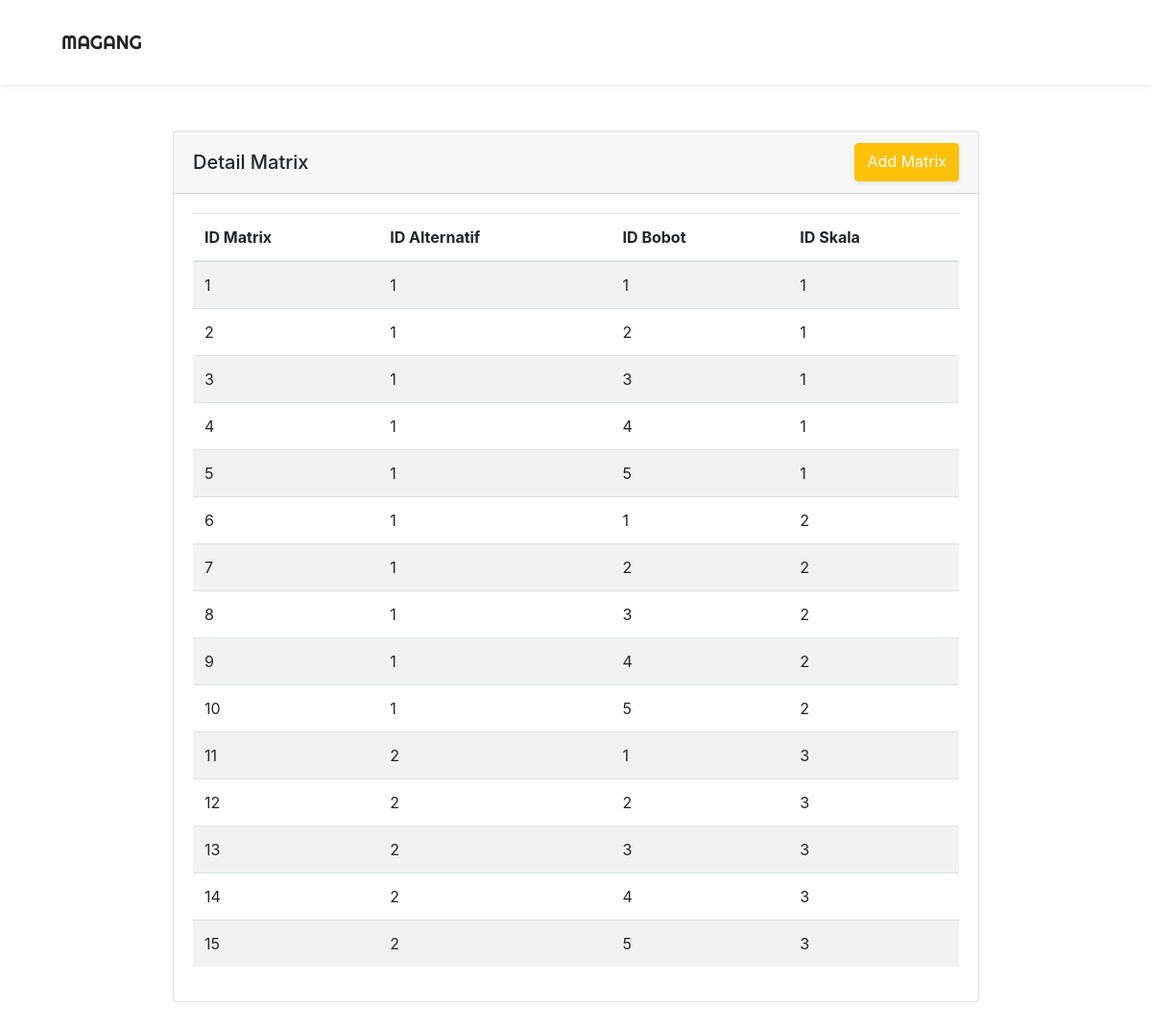
Screenshot of /views/matrix/data_matrix.php with the database file from the repository.
### tables this page shows
CREATE TABLE `tb_matrixkeputusan` (
  `id_matrix` int(11) NOT NULL,
  `id_alternatif` int(11) NOT NULL,
  `id_bobot` int(11) NOT NULL,
  `id_skala` int(11) NOT NULL
);

### views/matrix/data_matrix.php (the view, shortened to what this page needs)
<!DOCTYPE html>
<html lang="en">
<head>
    <link rel="stylesheet" href="../../assets/css/bootstrap/bootstrap.min.css">
    <link rel="stylesheet" href="../../assets/css/styles/style_read.css">
</head>
<body>
    <nav class="navbar navbar-expand-lg py-4 shadow-sm">
        <a href="../../index.php" class="navbar-brand ml-5">MAGANG</a>
    </nav>
    <div class="container-fluid py-5" id="div-detail">
        <div class="card mb-5">
            <div class="card-header">
                <div class="d-flex justify-content-between">
                    <h5 class="mt-2">Detail Matrix</h5>
                    <a href="form_matrix.php" class="btn btn-warning text-white shadow-sm">Add Matrix</a>
                </div>
            </div>
            <div class="card-body">
                <table class="table table-striped">
                    <thead>
                        <tr>
                            <th scope="col">ID Matrix</th>
                            <th scope="col">ID Alternatif</th>
                            <th scope="col">ID Bobot</th>
                            <th scope="col">ID Skala</th>
                        </tr>
                    </thead>
                    <tbody>
                        <?php
                            include "../../models/config.php";
                            $read = "SELECT * FROM tb_matrixkeputusan ORDER BY id_matrix";
                            $exec_read = $koneksi->query($read);
                            while($data_read = $exec_read->fetch_array()){
                                ?>
                                    <tr>
                                        <td scope="row"><?php echo $data_read['id_matrix'] ?></td>
                                        <td><?php echo $data_read['id_alternatif'] ?></td>
                                        <td><?php echo $data_read['id_bobot'] ?></td>
                                        <td><?php echo $data_read['id_skala'] ?></td>
                                    </tr>
                                <?php
                            }
                        ?>
                    </tbody>
                </table>
            </div>
        </div>
    </div>
</body>
</html>

### assets/css/styles/style_read.css (style rules this page uses)
body { width: 100%; }
.navbar-brand { color: rgb(35, 35, 35); font-family: 'Righteous', cursive; }
#div-detail { padding-left: 15%; padding-right: 15%; }

### rows the page displays
tb_matrixkeputusan: id_matrix "1", id_alternatif "1", id_bobot "1", id_skala "1"
tb_matrixkeputusan: id_matrix "2", id_alternatif "1", id_bobot "2", id_skala "1"
tb_matrixkeputusan: id_matrix "3", id_alternatif "1", id_bobot "3", id_skala "1"
tb_matrixkeputusan: id_matrix "4", id_alternatif "1", id_bobot "4", id_skala "1"
tb_matrixkeputusan: id_matrix "5", id_alternatif "1", id_bobot "5", id_skala "1"
tb_matrixkeputusan: id_matrix "6", id_alternatif "1", id_bobot "1", id_skala "2"
tb_matrixkeputusan: id_matrix "7", id_alternatif "1", id_bobot "2", id_skala "2"
tb_matrixkeputusan: id_matrix "8", id_alternatif "1", id_bobot "3", id_skala "2"
tb_matrixkeputusan: id_matrix "9", id_alternatif "1", id_bobot "4", id_skala "2"
tb_matrixkeputusan: id_matrix "10", id_alternatif "1", id_bobot "5", id_skala "2"
tb_matrixkeputusan: id_matrix "11", id_alternatif "2", id_bobot "1", id_skala "3"
tb_matrixkeputusan: id_matrix "12", id_alternatif "2", id_bobot "2", id_skala "3"
tb_matrixkeputusan: id_matrix "13", id_alternatif "2", id_bobot "3", id_skala "3"
tb_matrixkeputusan: id_matrix "14", id_alternatif "2", id_bobot "4", id_skala "3"
tb_matrixkeputusan: id_matrix "15", id_alternatif "2", id_bobot "5", id_skala "3"
